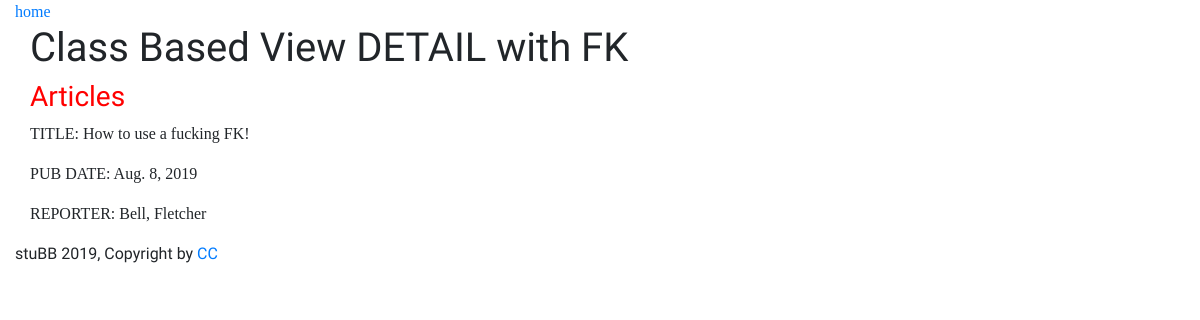
Page /views-sandbox/article/1 on the committed database.
### viewssandbox/models.py (models this page shows, shortened)
class Article(models.Model):
    reporter = models.ForeignKey(Reporter, on_delete=models.CASCADE)
    title = models.CharField(max_length=100)
    pub_date = models.DateField()
    class Meta:
        ordering =('title',)

class Reporter(models.Model):
    f_name = models.CharField(max_length=100)
    l_name = models.CharField(max_length=100)
    def __str__(self):
        return '{0}, {1}'.format(self.l_name, self.f_name)

### viewssandbox/views.py (the view)
# urls.py: path('article/<int:pk>', views.ArticleDetailView.as_view(), name ='article'),
class ArticleDetailView(generic.DetailView):
    model = Article

### viewssandbox/templates/viewssandbox/article_detail.html (shortened to what this page needs)
{% extends 'viewssandbox/base.html' %}
{% block content %}
    <h1>Class Based View DETAIL with FK</h1>
    <h3>Articles</h3>
<p>TITLE: {{ article.title }}</p>
<p>PUB DATE: {{ article.pub_date }}</p>
<p>REPORTER: {{ article.reporter }}</p>
{% endblock %}

### viewssandbox/static/styles/viewssandbox.css (style rules this page uses)
body { font-family: 'Cormorant', serif; }
h1, h3, footer { font-family: 'Darker Grotesque', sans-serif; }
h3 { color: red; }

### rows in the picture
Article: title "How to use a fucking FK!", pub_date "Aug. 8, 2019", reporter "Bell, Fletcher"
